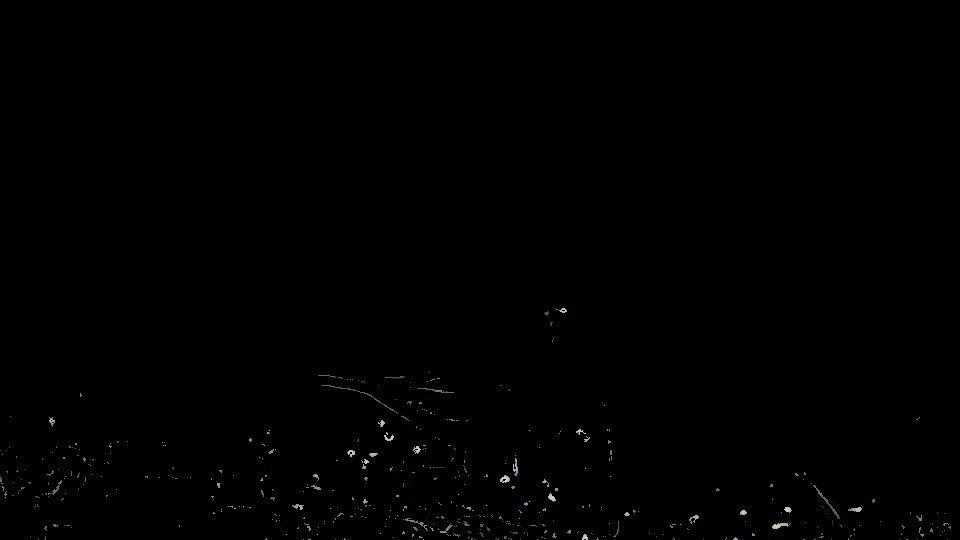
#> input picture frame 11 of 2.mp4, 960 x 540 px, given in place of bird.mp4, which was not available
$ python photo_to_cartoon.py
#> lines starting #> are read from the running program, lines starting #| are printed output that depends on the picture; after the words box and inside, x2 and y2 are one past the last pixel; in counts of white or black regions, pixels touching at a corner belong together
import cv2
import numpy as np

# 비디오 파일 열기
cap = cv2.VideoCapture('bird.mp4')

# 비디오 파일이 열렸는지 확인
if not cap.isOpened():
    print("Error: Could not open video file.")
    exit()

# 비디오 프레임의 폭과 높이 가져오기
frame_width = int(cap.get(cv2.CAP_PROP_FRAME_WIDTH))
frame_height = int(cap.get(cv2.CAP_PROP_FRAME_HEIGHT))

# 새로운 비디오 파일을 생성하기 위한 설정
out = cv2.VideoWriter('cartoon_bird.mp4', cv2.VideoWriter_fourcc(*'mp4v'), 30, (frame_width, frame_height))

# 비디오 파일이 끝날 때까지 반복
while cap.isOpened():
    # 비디오에서 프레임 읽기
    ret, frame = cap.read()
#> frame is the input picture: shape (540, 960, 3); mean B, G, R 0.6, 0.7, 0.6

    # 비디오 파일의 끝에 도달하면 종료
    if not ret:
        break

    # Convert the image to grayscale
    gray = cv2.cvtColor(frame, cv2.COLOR_BGR2GRAY)
    # Apply median blur to reduce noise
    gray = cv2.medianBlur(gray, 5)
    # Detect edges using adaptive thresholding
    edges = cv2.adaptiveThreshold(gray, 255, cv2.ADAPTIVE_THRESH_MEAN_C, cv2.THRESH_BINARY, 9, 9)
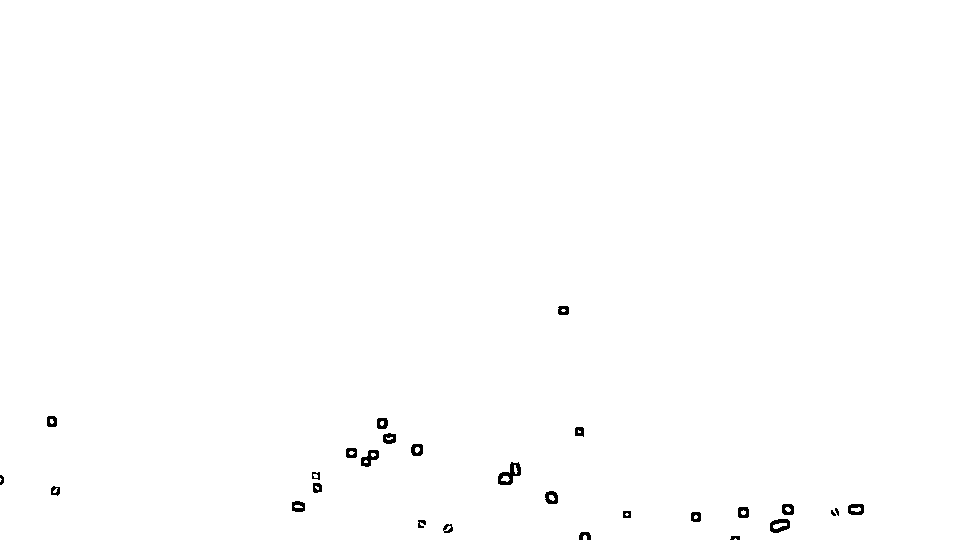
#> edges: shape (540, 960); 99.5% white; 27 black regions (2 under 20 px), largest, box (x1, y1, x2, y2) and area: (498, 462, 521, 485) 248, (770, 519, 790, 533) 174, (361, 450, 379, 467) 164
    # Convert the image to color
    color = cv2.bilateralFilter(frame, 9, 300, 300)
    # Combine the color image with the edges mask
    cartoon = cv2.bitwise_and(color, color, mask=edges)

    # 새로운 비디오 파일에 프레임 쓰기
    out.write(cartoon)

    # 프레임 표시
    cv2.imshow('Cartoon', cartoon)

    # 'q' 키를 누르면 종료
    if cv2.waitKey(1) & 0xFF == ord('q'):
#> (key q is pressed here)
        break

# 비디오 파일과 윈도우 창 닫기
cap.release()
out.release()
cv2.destroyAllWindows()

$ run again, starting later in the video
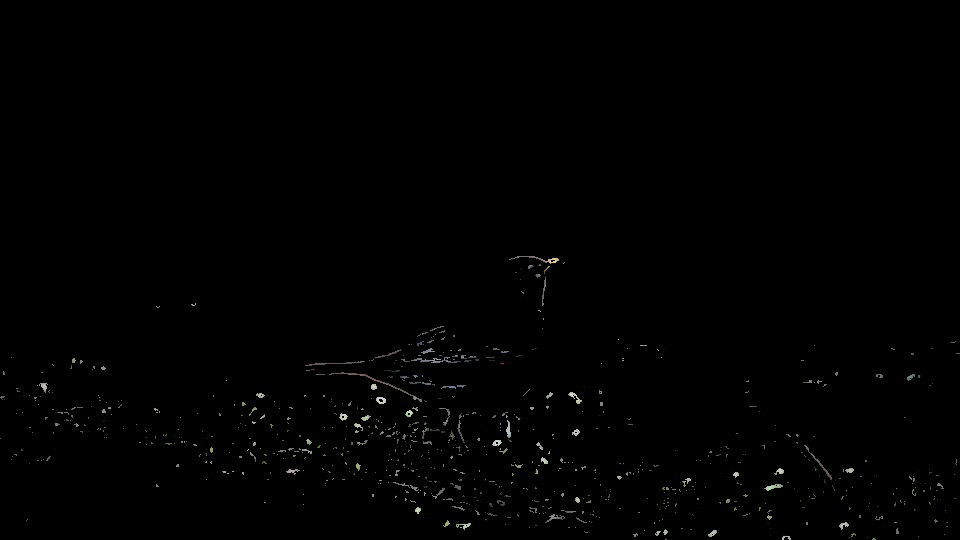
#> input picture frame 49 of 2.mp4, 960 x 540 px, given in place of bird.mp4, which was not available
#> frame is the input picture: shape (540, 960, 3); mean B, G, R 1.2, 1.2, 1.2
#> `edges = cv2.adaptiveThreshold(gray, 255, cv2.ADAPTIVE_THRESH_MEAN_C, c..`:
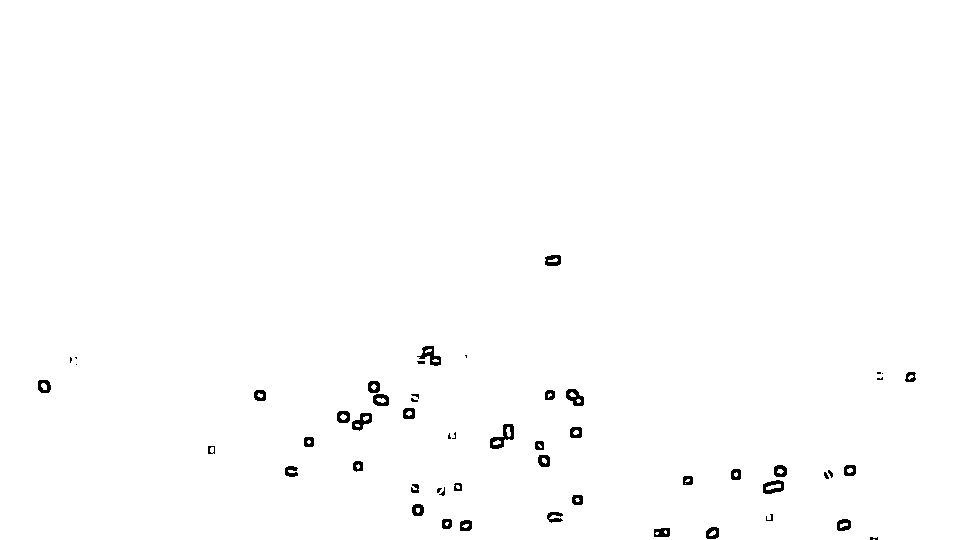
#> edges: shape (540, 960); 99.2% white; 53 black regions (12 under 20 px), largest, box (x1, y1, x2, y2) and area: (490, 424, 514, 449) 255, (417, 346, 441, 366) 203, (352, 413, 372, 431) 184

$ run again, starting later in the video
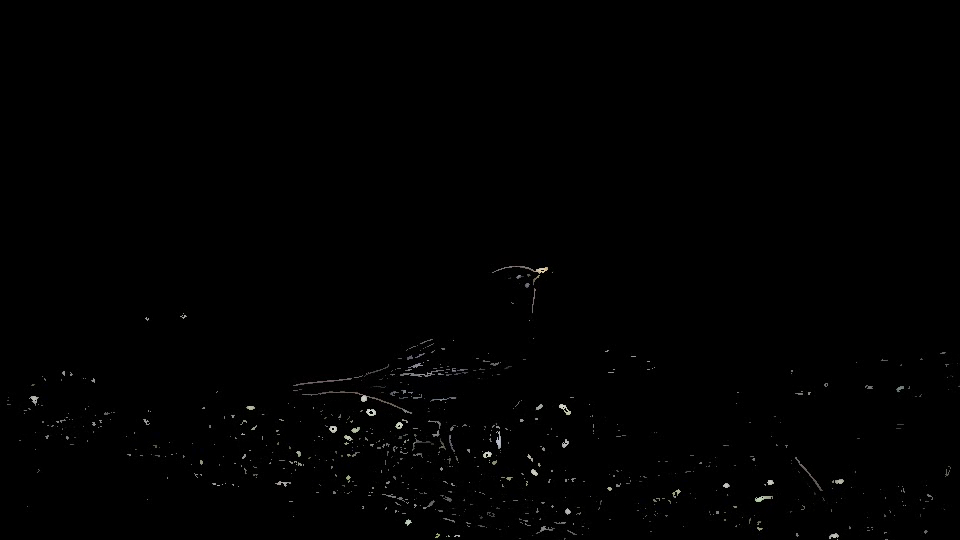
#> input picture frame 88 of 2.mp4, 960 x 540 px, given in place of bird.mp4, which was not available
#> frame is the input picture: shape (540, 960, 3); mean B, G, R 1.1, 1.1, 1.1
#> `edges = cv2.adaptiveThreshold(gray, 255, cv2.ADAPTIVE_THRESH_MEAN_C, c..`:
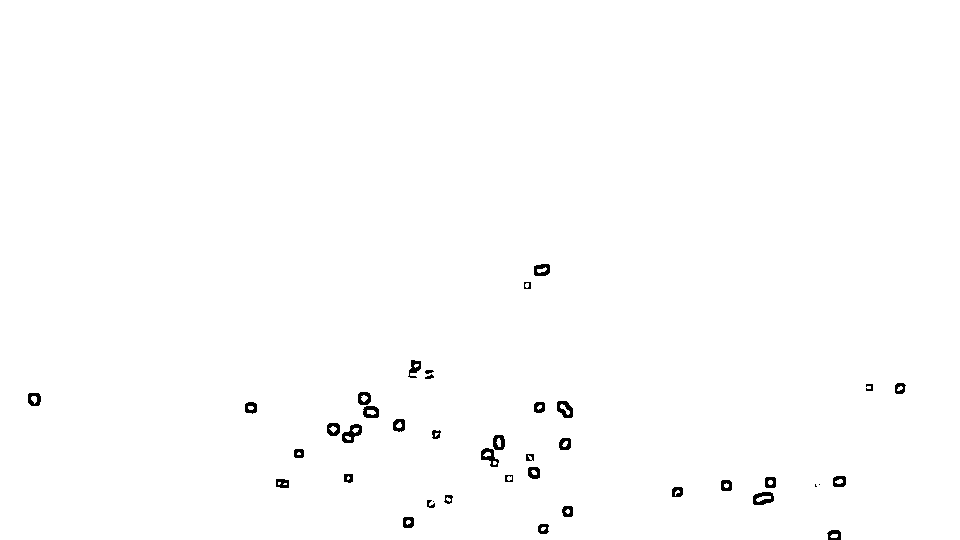
#> edges: shape (540, 960); 99.3% white; 40 black regions (3 under 20 px), largest, box (x1, y1, x2, y2) and area: (342, 424, 362, 443) 198, (753, 492, 774, 505) 175, (557, 401, 573, 418) 168
